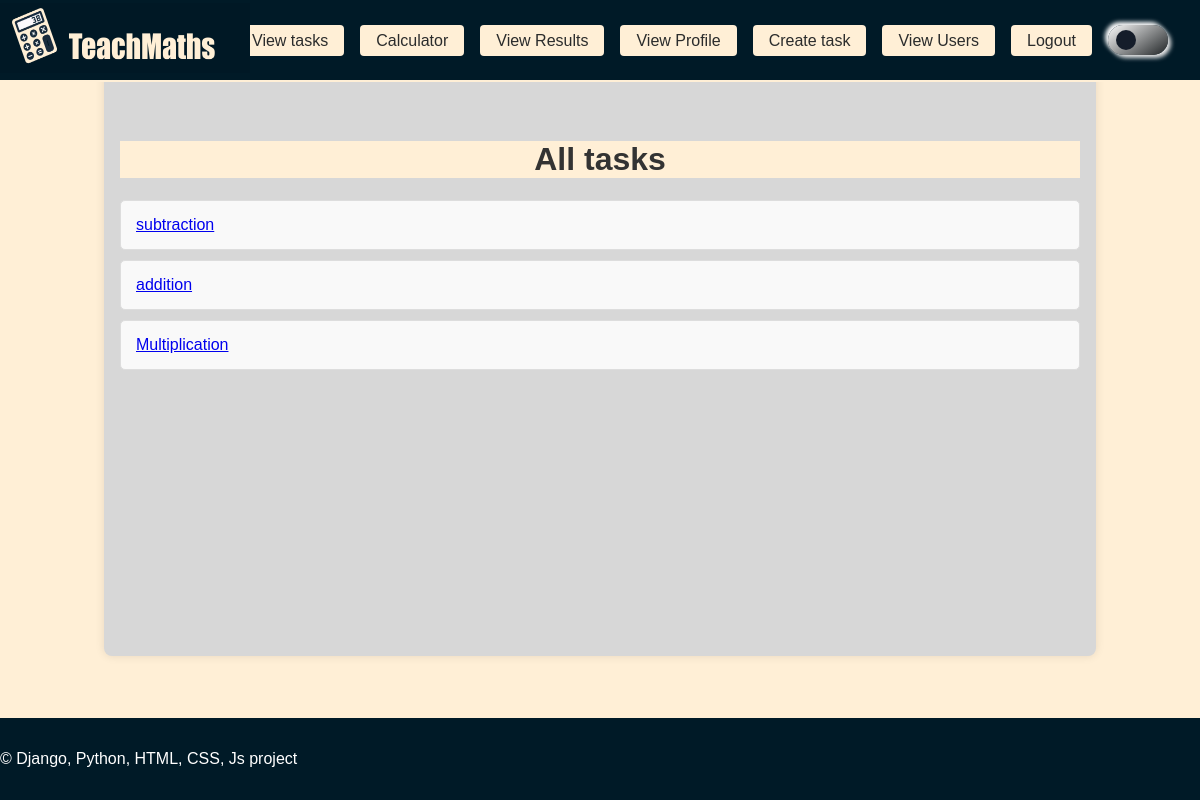
Page /all_tasks/ (signed in) on the committed database.
### teach_maths/models.py (models this page shows, shortened)
class Task(models.Model):
    title = models.CharField(max_length=200)

### teach_maths/views.py (the view)
# urls.py: path("all_tasks/", views.__all_tasks, name="all_tasks"),
def __all_tasks(request):
    tasks = Task.objects.all()  # Get all tasks
    return render(request, "all_tasks.html", {"tasks": tasks})

### teach_maths/teacher.py (called while the page is built)
def user_is_teacher(request):
    is_teacher = False
    if request.user.is_authenticated:
        is_teacher = request.user.groups.filter(name="teacher").exists()
    return {"is_teacher": is_teacher}

### teach_maths/templates/all_tasks.html (shortened to what this page needs)
{% extends "base.html" %}
{% block content %}
<div class="index-page">
    <h1>All tasks</h1>
    <ul>
        {% for task in tasks %}
            <li><a href="{% url 'view_task' task.id %}">{{ task.title }}</a></li>
        {% endfor %}
    </ul>
</div>
{% endblock %}

### teach_maths/static/styles.css (style rules this page uses)
body { display: flex; align-items: center; justify-content: center; transition: .2s; font-family: Arial, sans-serif; margin: 0; padding: 0; background-color: #ecebeb; flex-direction: column; min-height: 100vh; }
h1.light { text-align: center; color: #333; }
ul { list-style-type: none; padding: 0; }
li.light { border: 1px solid #ddd; margin-bottom: 10px; padding: 15px; border-radius: 5px; color: #001a27; background-color: #f9f9f9; }
.light { background: #ffefd6; color: #001a27; word-wrap: break-word; overflow-wrap: break-word; }

### rows in the picture
Task: title "subtraction"
Task: title "addition"
Task: title "Multiplication"
